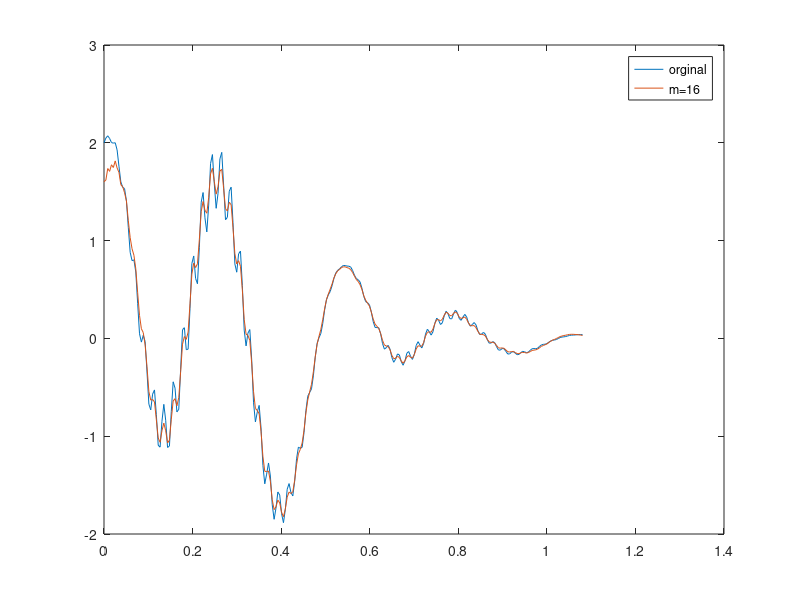

Write the MATLAB code that produced this figure.
csv = csvread('fft3.csv');
x = 0:2*cos(-1)/256:2*cos(-1);
plot(x,csv(1,2:258));
hold on;
plot(x,csv(3,2:258));
% plot(x,csv(4,2:258));
% plot(x,csv(6,2:258));
% plot(x,csv(8,2:258));
% plot(x,csv(10,2:258));
legend('orginal','m=16');
